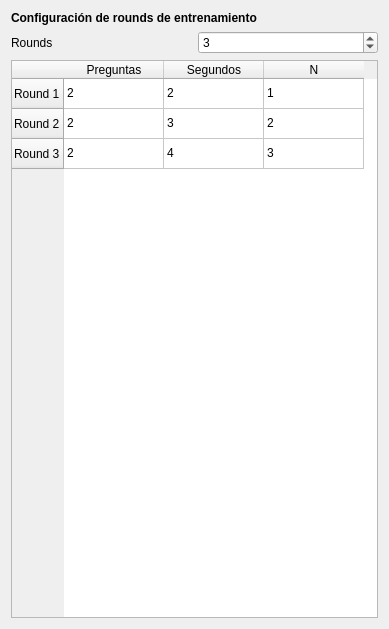
      <widget class="QWidget" name="scrollAreaWidgetContents_6">
       <property name="geometry">
        <rect>
         <x>0</x>
         <y>0</y>
         <width>389</width>
         <height>629</height>
        </rect>
       </property>
       <layout class="QVBoxLayout" name="verticalLayout_5">
        <item>
         <widget class="QLabel" name="label_11">
          <property name="font">
           <font>
            <pointsize>9</pointsize>
            <weight>75</weight>
            <bold>true</bold>
           </font>
          </property>
          <property name="text">
           <string>Configuración de rounds de entrenamiento</string>
          </property>
         </widget>
        </item>
        <item>
         <layout class="QHBoxLayout" name="horizontalLayout_4">
          <item>
           <widget class="QLabel" name="label_6">
            <property name="text">
             <string>Rounds</string>
            </property>
           </widget>
          </item>
          <item>
           <widget class="QSpinBox" name="spinBoxRounds_nback_training">
            <property name="minimum">
             <number>1</number>
            </property>
            <property name="value">
             <number>3</number>
            </property>
           </widget>
          </item>
         </layout>
        </item>
        <item>
         <widget class="QTableWidget" name="tableDatos_nback_training">
          <property name="sizeAdjustPolicy">
           <enum>QAbstractScrollArea::AdjustToContentsOnFirstShow</enum>
          </property>
          <property name="rowCount">
           <number>3</number>
          </property>
          <property name="columnCount">
           <number>3</number>
          </property>
          <row>
           <property name="text">
            <string>Round 1</string>
           </property>
          </row>
          <row>
           <property name="text">
            <string>Round 2</string>
           </property>
          </row>
          <row>
           <property name="text">
            <string>Round 3</string>
           </property>
          </row>
          <column>
           <property name="text">
            <string>Preguntas</string>
           </property>
          </column>
          <column>
           <property name="text">
            <string>Segundos</string>
           </property>
          </column>
          <column>
           <property name="text">
            <string>N</string>
           </property>
          </column>
          <item row="0" column="0">
           <property name="text">
            <string>2</string>
           </property>
          </item>
          <item row="0" column="1">
           <property name="text">
            <string>2</string>
           </property>
          </item>
          <item row="0" column="2">
           <property name="text">
            <string>1</string>
           </property>
          </item>
          <item row="1" column="0">
           <property name="text">
            <string>2</string>
           </property>
          </item>
          <item row="1" column="1">
           <property name="text">
            <string>3</string>
           </property>
          </item>
          <item row="1" column="2">
           <property name="text">
            <string>2</string>
           </property>
          </item>
          <item row="2" column="0">
           <property name="text">
            <string>2</string>
           </property>
          </item>
          <item row="2" column="1">
           <property name="text">
            <string>4</string>
           </property>
          </item>
          <item row="2" column="2">
           <property name="text">
            <string>3</string>
           </property>
          </item>
         </widget>
        </item>
       </layout>
      </widget>
